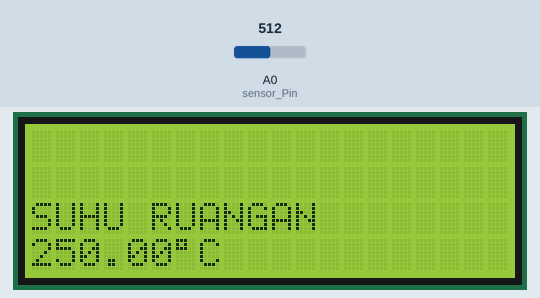
A sketch run on a simulated Arduino Uno, built with avr-gcc and run on an emulated ATmega328P. On the bench: 20×4 character LCD. Inputs (shaded band) come from the test bench; at power-on: A0 (sensor_Pin) = 512.

Above: at 2.2 s.
2.3 s: A0 (sensor_Pin) set to 716
At 3.4 s:
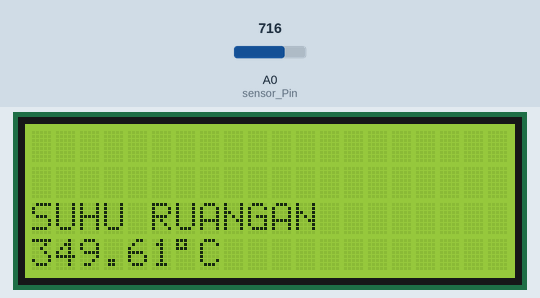
3.8 s: A0 (sensor_Pin) set to 900
At 4.6 s:
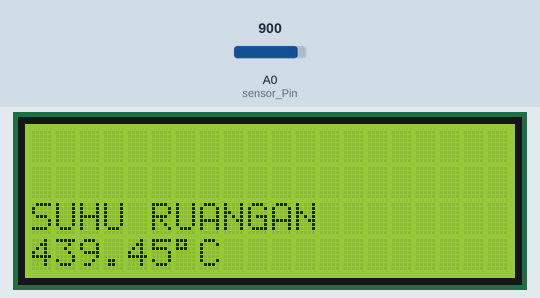
5.3 s: A0 (sensor_Pin) set to 1023
At 5.8 s:
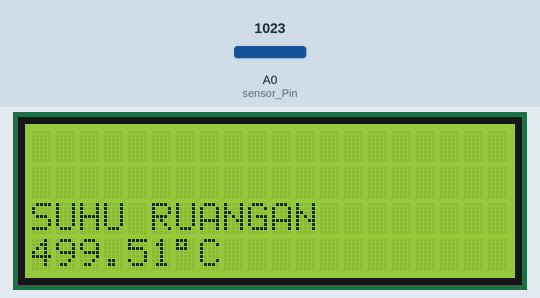
Timing chart, 0 to 8.3 s (numbered marks = the images above; inputs shaded):
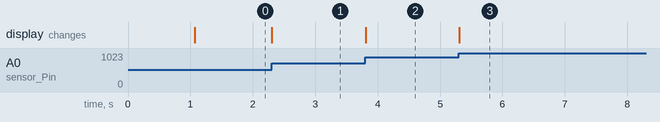

Measured:
- after the input at 2.3 s, the display: changes at once (image 1)
- after the input at 3.8 s, the display: changes at once (image 2)
- after the input at 5.3 s, the display: changes at once (image 3)

The sketch:

SALMANMIQDAD_TT3D_P5_INP.ANALOG_.ino
```cpp
#include <LiquidCrystal.h>
LiquidCrystal lcd(13, 12, 11, 10, 9,8);
int sensor_Pin = A0;
int nilai_ADC_sensor = 0;

void setup ()
{
lcd.begin(20,4);
lcd.setCursor(0,0);
lcd.print("MONITORING SUHU");
lcd.setCursor(0,1);
lcd.print("TELEKOMUNIKASI PNJ");
delay(1000);
 lcd.clear();
}

void loop()
{
nilai_ADC_sensor = analogRead(sensor_Pin);
double Celcius = ((5.0/1024.0)*analogRead(sensor_Pin))*100;
lcd.setCursor(0,2);
lcd.print("SUHU RUANGAN");
lcd.setCursor(0,3);
lcd.print(Celcius);
lcd.setCursor(6,23);
lcd.print((char)223);
lcd.setCursor(7,3);
lcd.print("C");
}
```
